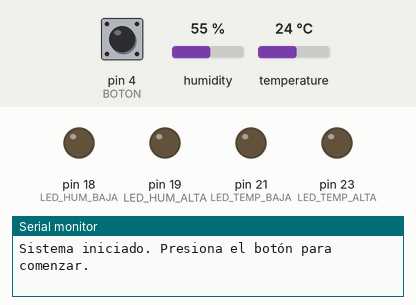
Simulated run of this sketch. Board: Arduino Mega 2560, built for the host (arithmetic inside an expression is 32-bit, double 64-bit). Shown: output pins drawn as LEDs (lit = HIGH), the last lines printed to the serial monitor. The test bench sets the inputs (shaded band); at power-on: pin 4 (BOTON) LOW, humidity 55 %, temperature 24 °C.

Above: at 1.2 s.
1.3 s: pin 4 (BOTON) pulled HIGH for 1 s
At 3.4 s:
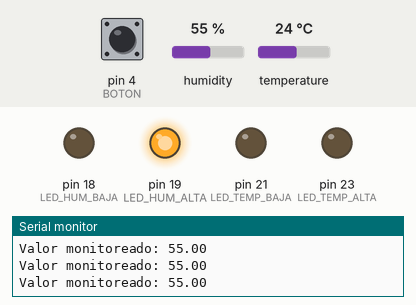
3.8 s: humidity set to 52 %
5.6 s: humidity set to 49 %
At 7.3 s:
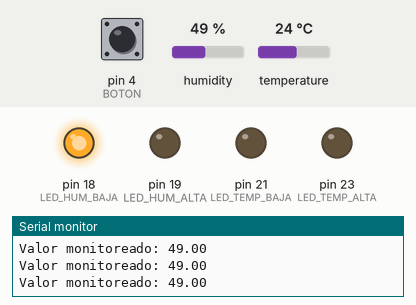
8.0 s: humidity set to 68 %
At 9.7 s:
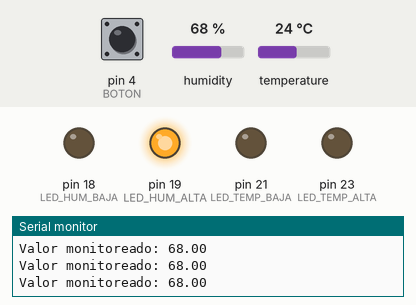
10.1 s: humidity set to 22 %
At 11.1 s:
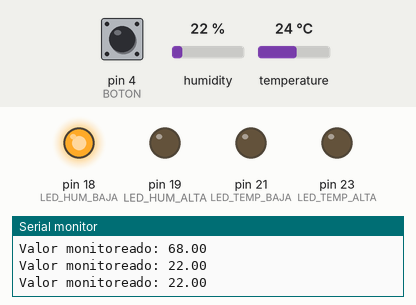
Timing chart, 0 to 13.1 s (numbered marks = the images above; inputs shaded):
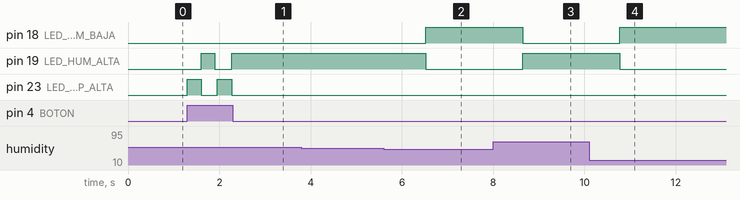

Measured:
- the behaviour switches between 51 and 50 % on humidity (found by bisection; images 1 and 2)
- after the input at 1.3 s, pin 19 (LED_HUM_ALTA): LOW → HIGH after 0.30 s, → LOW 0.30 s later, → HIGH 0.37 s later; pin 23 (LED_TEMP_ALTA): alternates HIGH for 0.31 s and LOW for 0.35 s, 4 changes in all, then stays LOW, starting at once
- after the input at 5.6 s, pin 18 (LED_HUM_BAJA): LOW → HIGH after 0.93 s; pin 19 (LED_HUM_ALTA): HIGH → LOW after 0.93 s
- after the input at 8.0 s, pin 18 (LED_HUM_BAJA): HIGH → LOW after 0.65 s; pin 19 (LED_HUM_ALTA): LOW → HIGH after 0.65 s
- after the input at 10.1 s, pin 18 (LED_HUM_BAJA): LOW → HIGH after 0.67 s; pin 19 (LED_HUM_ALTA): HIGH → LOW after 0.67 s

The sketch:

sketch_jan24a.ino
```cpp
#include <DHT.h> // Biblioteca para el sensor DHT

// Configuración del sensor DHT11
#define DHTPIN 15        // Pin de datos del sensor DHT11
#define DHTTYPE DHT11
DHT dht(DHTPIN, DHTTYPE); // Crear un objeto DHT

// Pines de los LEDs
#define LED_TEMP_ALTA 23  // LED rojo para temperatura alta
#define LED_TEMP_BAJA 21  // LED verde para temperatura baja
#define LED_HUM_ALTA 19   // LED rojo para humedad alta
#define LED_HUM_BAJA 18   // LED verde para humedad baja

// Pin del botón
#define BOTON 4

// Variables para almacenar temperatura y humedad
float temperatura = 0.0;
float humedad = 0.0;
float *puntero = nullptr; // Inicialmente apagado (nullptr)

// Variables para control de botón y estado del sistema
unsigned long tiempoBoton = 0;
const unsigned long debounceDelay = 50;
int estadoSistema = 0; // 0 = Apagado, 1 = Monitoreo Temperatura, 2 = Monitoreo Humedad

void setup() {
  // Inicializar el monitor serie
  Serial.begin(115200);
  dht.begin();

  // Configurar los pines de los LEDs como salida
  pinMode(LED_TEMP_ALTA, OUTPUT);
  pinMode(LED_TEMP_BAJA, OUTPUT);
  pinMode(LED_HUM_ALTA, OUTPUT);
  pinMode(LED_HUM_BAJA, OUTPUT);

  // Configurar el botón como entrada con resistencia pull-down
  pinMode(BOTON, INPUT_PULLDOWN);

  Serial.println("Sistema iniciado. Presiona el botón para comenzar.");
}

void loop() {
  // Leer valores del sensor DHT11
  temperatura = dht.readTemperature();
  humedad = dht.readHumidity();

  // Validar si los datos son válidos
  if (isnan(temperatura) || isnan(humedad)) {
    Serial.println("Error al leer el sensor DHT11");
    apagarLeds();
    delay(2000);
    return;
  }

  // Detección del botón con antirrebote
  if (digitalRead(BOTON) == HIGH) {
    if (millis() - tiempoBoton > debounceDelay) {
      tiempoBoton = millis(); // Actualizar tiempo del botón

      // Cambiar estado del sistema: 0 → 1 → 2 → 0 (Apagado → Temp → Hum → Apagado)
      estadoSistema = (estadoSistema + 1) % 3;

      // Asignar puntero según estado
      if (estadoSistema == 1) {
        puntero = &temperatura;
        Serial.println("Monitoreando Temperatura");
      } else if (estadoSistema == 2) {
        puntero = &humedad;
        Serial.println("Monitoreando Humedad");
      } else {
        puntero = nullptr; // Apagar sistema
        apagarLeds();
        Serial.println("Sistema apagado");
      }
    }
  }

  // Si el sistema está apagado, no hacer nada
  if (puntero == nullptr) return;

  // Imprimir el valor monitoreado
  Serial.print("Valor monitoreado: ");
  Serial.println(*puntero);

  // Lógica de los LEDs
  if (puntero == &temperatura) {
    digitalWrite(LED_TEMP_ALTA, (*puntero > 20.0) ? HIGH : LOW);
    digitalWrite(LED_TEMP_BAJA, (*puntero <= 20.0) ? HIGH : LOW);
    apagarLedsHumedad();
  } else {
    digitalWrite(LED_HUM_ALTA, (*puntero > 50.0) ? HIGH : LOW);
    digitalWrite(LED_HUM_BAJA, (*puntero <= 50.0) ? HIGH : LOW);
    apagarLedsTemperatura();
  }

  delay(300);
}

// Funciones para apagar LEDs
void apagarLeds() {
  digitalWrite(LED_TEMP_ALTA, LOW);
  digitalWrite(LED_TEMP_BAJA, LOW);
  digitalWrite(LED_HUM_ALTA, LOW);
  digitalWrite(LED_HUM_BAJA, LOW);
}

void apagarLedsTemperatura() {
  digitalWrite(LED_TEMP_ALTA, LOW);
  digitalWrite(LED_TEMP_BAJA, LOW);
}

void apagarLedsHumedad() {
  digitalWrite(LED_HUM_ALTA, LOW);
  digitalWrite(LED_HUM_BAJA, LOW);
}
```
